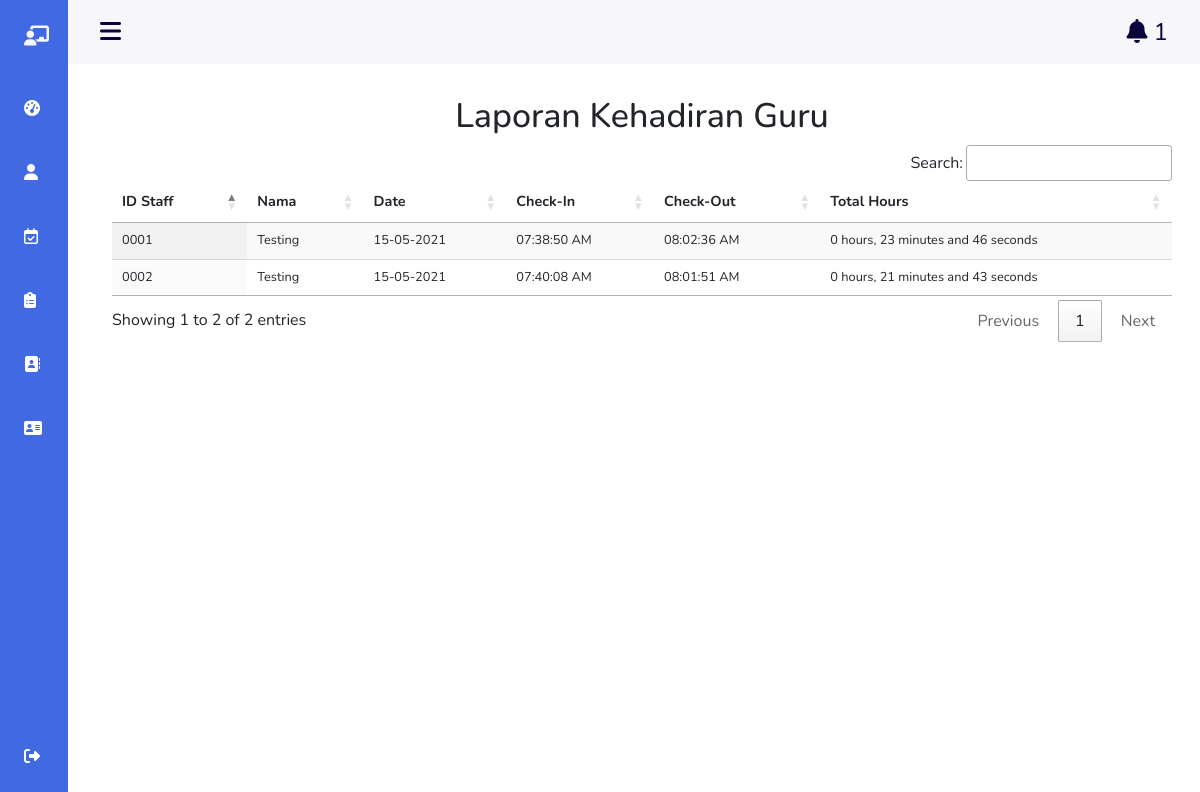
/Admin/Laporankehadiran.php, run on the app's committed database.
### tables this page shows
CREATE TABLE `kehadiran_cikgu` (
  `id` int(11) NOT NULL,
  `users_id` int(11) NOT NULL,
  `date` varchar(50) DEFAULT NULL,
  `checkin` varchar(50) DEFAULT NULL,
  `checkout` varchar(50) DEFAULT NULL,
  `total_hours` varchar(50) DEFAULT NULL
);

CREATE TABLE `profile` (
  `id` int(11) NOT NULL,
  `users_id` int(11) DEFAULT NULL,
  `name` varchar(255) NOT NULL,
  `email` varchar(75) NOT NULL,
  `phone` int(11) NOT NULL,
  `nama_tadika` varchar(50) DEFAULT NULL,
  `no_tadika` varchar(50) DEFAULT NULL,
  `jawatan` varchar(50) DEFAULT NULL,
  `alamat` varchar(50) DEFAULT NULL
);

### Admin/Laporankehadiran.php (the view, shortened to what this page needs)
<?php
$username="root";
$password="";
$hostname = "localhost";
$dbhandle = mysqli_connect($hostname, $username, $password)
or die("Unable to connect to MySQL");
$cikguAtt = mysqli_query($dbhandle, "SELECT * FROM kehadiran_cikgu");
$cikguAtts = mysqli_fetch_all($cikguAtt);
$newStud = mysqli_query ($dbhandle, "SELECT * FROM students WHERE status = 'processing'");
$ttlStudent = mysqli_num_rows($newStud);
?>
<!DOCTYPE html>
<html lang="en">
    <head>
        <link rel="stylesheet" href="<?php echo 'http://'.$_SERVER['SERVER_NAME'] ?>/kindergarten-system/src/text.css">
        <link rel="stylesheet" href="https://cdn.jsdelivr.net/gh/lykmapipo/themify-icons@0.1.2/css/themify-icons.css">
        <link href="https://cdn.jsdelivr.net/npm/bootstrap@5.0.0-beta3/dist/css/bootstrap.min.css" rel="stylesheet">
        <link rel="stylesheet" href="<?php echo 'http://'.$_SERVER['SERVER_NAME'] ?>/kindergarten-system/src/text.css">
        <link rel="stylesheet" type="text/css" href="https://cdn.datatables.net/1.10.24/css/jquery.dataTables.css">
        <link rel="stylesheet" href="https://cdn.jsdelivr.net/gh/lykmapipo/themify-icons@0.1.2/css/themify-icons.css">
    </head>
    <body id="body-pd">
        <header class="header" id="header">
            <div class="header__toggle">
                <i class="fas fa-bars" id="header-toggle"></i>
			</div>
            <div class="header__toggle notification_toggle">
              <i class="fas fa-bell" id="header-notification"></i>
              <?= $ttlStudent ?>
            </div>
        </header>
        <div class="l-navbar" id="nav-bar">
            <nav class="nav">
                <div>
                    <a href="#" class="nav__logo">
                        <i class="fas fa-chalkboard-teacher nav__logo-icon"></i>
                    </a>
                    <div class="nav__list">
                        <a href="user.php" class="nav__link">
                        <i class="fas fa-tachometer-alt"></i>
                        </a>
                        <a href="Adminprofile.php" class="nav__link">
                        <i class="fas fa-user"></i>
                        </a>
                        <a href="Maklumatguru.php" class="nav__link">
                            <i class="far fa-calendar-check"></i>
                        </a>
                        <div class="nav__link dropdown-btn">
                            <i class="fas fa-clipboard-list"></i>
                        </div>
                        <a href="status pendaftaran.php" class="nav__link">
                            <i class="fas fa-address-book"></i>
                        </a>
                    </div>
                    <a href="maklumat murid.php" class="nav__link">
                            <i class="fas fa-address-card"></i>
                        </a>
                </div>
                <a href="logout.php" class="nav__link">
                    <i class="fas fa-sign-out-alt"></i>
                </a>
            </nav>
        </div>
        <h1>Laporan Kehadiran Guru</h1>
        <div class="container">
            <div class="row clearfix">
                <div class="col-md-12 table-responsive">
                    <table id="table_id" class="display">
                        <thead>
                            <tr>
                                <th>ID Staff</th>
                                <th>Nama</th>
                                <th>Date</th>
                                <th>Check-In</th>
                                <th>Check-Out</th>
                                <th>Total Hours</th>
                            </tr>
                        </thead>
                        <tbody>
                        <?php foreach($cikguAtts as $cikgu) {
                            $IDCikgu = $cikgu[1];
                            $dataCIkgu = mysqli_query($dbhandle, "SELECT * FROM profile WHERE users_id='$IDCikgu' LIMIT 1");
                            $cikgu2 = mysqli_fetch_assoc($dataCIkgu);
                        ?>
                            <tr>
                                <td><?= str_pad($IDCikgu, 4, '0', STR_PAD_LEFT) ?></td>
                                <td><?= ucfirst($cikgu2['name']) ?></td>
                                <td><?= $cikgu[2] ?></td>
                                <td><?= $cikgu[3] ?></td>
                                <td><?= $cikgu[4] ?></td>
                                <td><?= $cikgu[5] ?></td>
                            </tr>
                            <?php } ?>
                        </tbody>
                    </table>
                </div>
            </div>
        </div>
    </body>
</html>

### src/text.css (style rules this page uses)
*,::before,::after { box-sizing: border-box; }
body { position: relative; margin: 3rem 0 0 0; padding: 0 1rem; font-family: 'Nunito', sans-serif; font-size: 1rem; transition: .5s; }
a { text-decoration: none; }
.dropdown-btn { cursor:pointer; }
.header { width:100%; height: 3rem; position:fixed; top:0; left:0; display:flex; align-items:center; justify-content:space-between; padding:0 1rem; background-color:#F7F6FB; z-index: 100; transition:.5s; }
.header__toggle { color: #0a043c; font-size: 1.5rem; cursor: pointer; }
.l-navbar { position:fixed; top:0; left:-30%; width: 68px; height:100vh; background-color: royalblue; padding:.5rem 1rem 0 0; transition:.5s; z-index: 100; }
.nav { height:100%; display:flex; flex-direction: column; justify-content:space-between; overflow:hidden; }
.nav__logo,.nav__link { display:grid; grid-template-columns: max-content max-content; align-items:center; column-gap: 1rem; padding:.5rem 0 .5rem 1.5rem; }
.nav__logo { margin-bottom:2rem; }
.nav__logo-icon { font-size: 1.25rem; color:#F7F6FB; }
.nav__link { position:relative; color: white; margin-bottom:1.5rem; transition:.3s; }
h1 { padding:2rem 0 0; text-align: center; font-size: 34px; }
@media screen and (min-width:768px) { body { margin:calc(3rem + 1rem) 0 0 0; padding-left:calc(68px + 2rem); } }
@media screen and (min-width:768px) { .header { height:calc(3rem + 1rem); padding:0 2rem 0 calc(68px + 2rem); } }
@media screen and (min-width:768px) { .l-navbar { left:0; padding:1rem 1rem 0 0; } }
th, td { font-size: .9rem; padding: 1rem 1rem; color: var(--color-dark); }
td { font-size: .8rem; }
tbody tr:nth-child(even) { background: #f9fafc; }
.table-responsive { overflow-x: auto; }

### data on the page
kehadiran_cikgu: users "0001", profile.name "Testing", date "15-05-2021", checkin "07:38:50 AM", checkout "08:02:36 AM", total_hours "0 hours, 23 minutes and 46 seconds"
kehadiran_cikgu: users "0002", profile.name "Testing", date "15-05-2021", checkin "07:40:08 AM", checkout "08:01:51 AM", total_hours "0 hours, 21 minutes and 43 seconds"

### other printed values
$ttlStudent "1"
